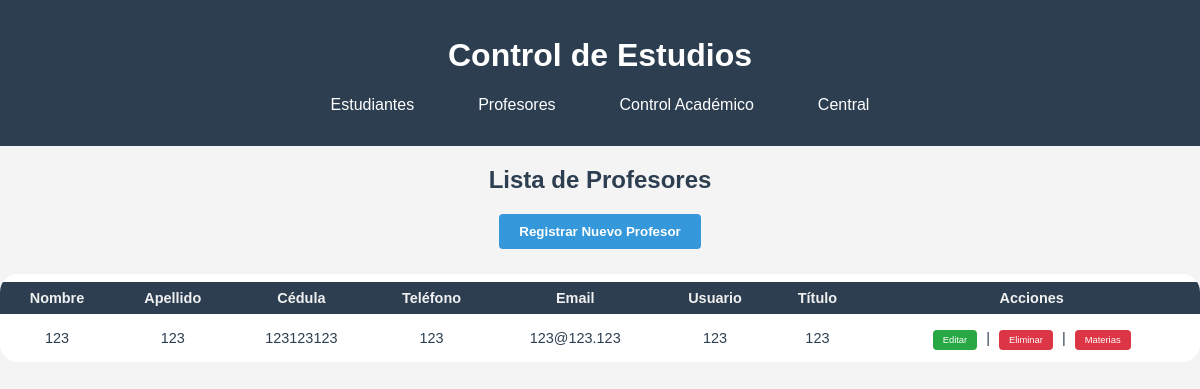
The app's page /profesores/, older data.
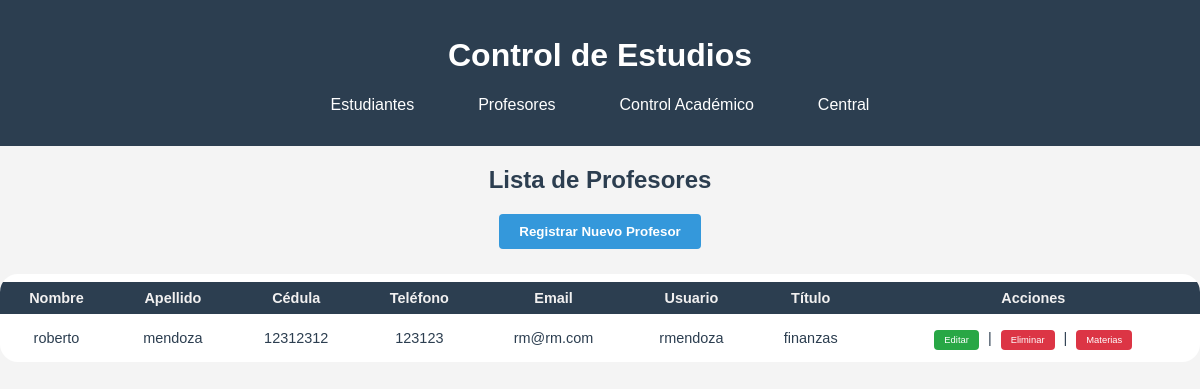
The same page, newer data.
### modulos/profesores/models.py (models this page shows, shortened)
class Profesor(Persona):
    __tablename__ = 'profesores'
    cedula = db.Column(db.String(20), db.ForeignKey('personas.cedula'), primary_key=True)
    titulo = db.Column(db.String(100), nullable=False)
    materias = db.relationship('Materia', back_populates='profesor')
    __mapper_args__ = {
        'polymorphic_identity': 'profesor',
    }

### modulos/central/models.py (models this page shows, shortened)
class Persona(db.Model):
    __tablename__ = 'personas'
    cedula = db.Column(db.String(20), primary_key=True, unique=True)
    nombre = db.Column(db.String(100), nullable=False)
    apellido = db.Column(db.String(100), nullable=False)
    numero_telefono = db.Column(db.Integer)
    correo_electronico = db.Column(db.String(100), unique=True, nullable=False)
    usuario = db.Column(db.String(50), unique=True, nullable=False)
    contrasenia = db.Column(db.String(100), nullable=False)
    rol = db.Column(db.String(20), nullable=False)
    __mapper_args__ = {
        'polymorphic_identity': 'persona',
        'polymorphic_on': rol
    }

### modulos/profesores/routes.py (the view)
@bp.route('/')
def index():
    profesores = Profesor.query.all()
    return render_template('profesores/listar_profesores.html', profesores=profesores)

### modulos/profesores/templates/profesores/listar_profesores.html (shortened to what this page needs)
{% extends "central/base.html" %}
{% block content %}
<h2 class="titulo-estudiantes">Lista de Profesores</h2>
<a href="{{ url_for('profesores.nuevo_profesor') }}">
    <button type="button" class="btn-nuevo-estudiante">Registrar Nuevo Profesor</button>
</a>
<div class="tabla-estudiantes-contenedor">
    {% if profesores %}
        <table class="tabla-estudiantes">
            <thead>
                <tr>
                    <th>Nombre</th>
                    <th>Apellido</th>
                    <th>Cédula</th>
                    <th>Teléfono</th>
                    <th>Email</th>
                    <th>Usuario</th>
                    <th>Título</th>
                    <th>Acciones</th>
                </tr>
            </thead>
            <tbody>
                {% for profesor in profesores %}
                <tr>
                    <td>{{ profesor.nombre }}</td>
                    <td>{{ profesor.apellido }}</td>
                    <td>{{ profesor.cedula }}</td>
                    <td>{{ profesor.numero_telefono }}</td>
                    <td>{{ profesor.correo_electronico }}</td>
                    <td>{{ profesor.usuario }}</td>
                    <td>{{ profesor.titulo }}</td>
                    <td>
                        <a href="{{ url_for('profesores.editar_profesor', cedula=profesor.cedula) }}" class="btn-accion editar">Editar</a> |
                        <a href="{{ url_for('profesores.eliminar_profesor', cedula=profesor.cedula) }}" class="btn-accion eliminar">Eliminar</a> |
                        <a href="{{ url_for('profesores.materias_profesor', cedula=profesor.cedula) }}" class="btn-accion eliminar">Materias</a>
                    </td>
                </tr>
                {% endfor %}
            </tbody>
        </table>
    {% else %}
        <h2>No hay profesores registrados</h2>
    {% endif %}
</div>
{% endblock %}

### modulos/central/templates/central/base.html (shortened to what this page needs)
<!DOCTYPE html>
<html>
<head>
    <link rel="stylesheet" href="{{ url_for('static', filename='css/style.css') }}">
</head>
<body>
    <header>
        <h1>Control de Estudios</h1>
        <nav>
            <ul>
                <li><a href="{{ url_for('estudiantes.index') }}">Estudiantes</a></li>
                <li><a href="{{ url_for('profesores.index') }}">Profesores</a></li>
                <li><a href="{{ url_for('control_academico.index') }}">Control Académico</a></li>
                <li><a href="{{ url_for('central.index') }}">Central</a></li>
            </ul>
        </nav>
    </header>
    <main>
        {% block content %}{% endblock %}
    </main>
</body>
</html>

### modulos/static/css/style.css (style rules this page uses)
body { font-family: Arial, sans-serif; margin: 0; padding: 0; background-color: #f4f4f4; }
header { background-color: #2c3e50; color: white; padding: 1rem; text-align: center; }
nav ul { list-style: none; padding: 0; display: flex; justify-content: center; gap: 2rem; }
nav a { color: white; text-decoration: none; padding: 0.5rem 1rem; border-radius: 4px; transition: background-color 0.3s; }
.titulo-estudiantes { text-align: center; margin-top: 20px; color: #2c3e50; }
a { text-decoration: none ; }
.btn-nuevo-estudiante { text-decoration: none; display: block; margin: 15px auto 25px auto; padding: 10px 20px; background-color: #3498db; color: white; border: none; border-radius: 4px; font-weight: bold; cursor: pointer; transition: background 0.2s; }
.tabla-estudiantes-contenedor { overflow-x: auto; margin: 0 auto; max-width: 2000px; }
.tabla-estudiantes { width: 100%; max-width: 1500; margin: 0 auto 30px auto; border-collapse: separate; border-spacing: 0 8px; border-radius: 18px; margin-bottom: 30px; background: #fff; overflow: hidden; }
.tabla-estudiantes th, .tabla-estudiantes td { padding: 8px 12px; text-align: center; }
.tabla-estudiantes, .tabla-estudiantes th, .tabla-estudiantes td { font-family: Arial, sans-serif; font-size: 0.95em; color: #2c3e50; }
.tabla-estudiantes th { background-color: #2c3e50; color: #f1f0f0; }
.btn-accion { padding: 2px 6px; border-radius: 2px; text-decoration: none; font-size: 0.65em; margin: 0 1px; }
.btn-accion.editar { background: #2c3e50; color: white; }
.btn-accion.eliminar { background: #2c3e50; color: white; }
.btn-accion { padding: 5px 10px; border-radius: 4px; text-decoration: none; color: white; margin: 0 5px; }
.btn-accion.eliminar { background-color: #dc3545; }
.btn-accion.editar { background-color: #28a745; }

Row changes from the older to the newer data that the page shows:
removed Profesor: nombre "123", apellido "123", cedula "123123123", numero_telefono "123", correo_electronico "123@123.123", usuario "123", titulo "123"
added Profesor: nombre "roberto", apellido "mendoza", cedula "12312312", numero_telefono "123123", correo_electronico "rm@rm.com", usuario "rmendoza", titulo "finanzas"
